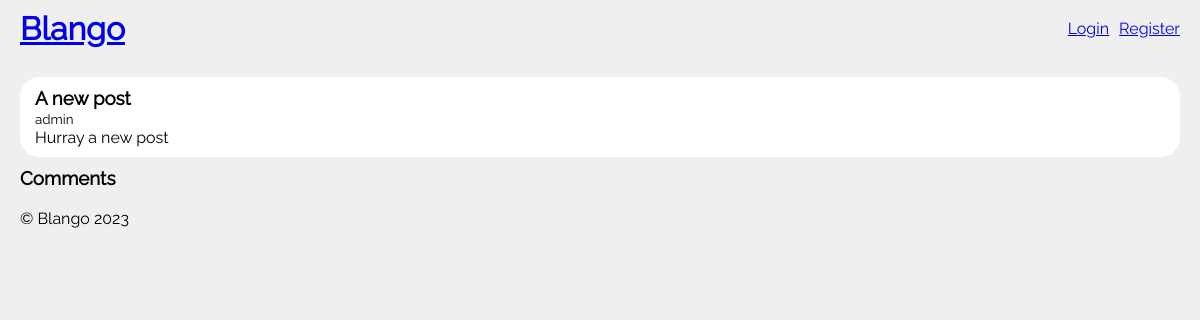
/post/1/, run on an earlier commit of the app's database.
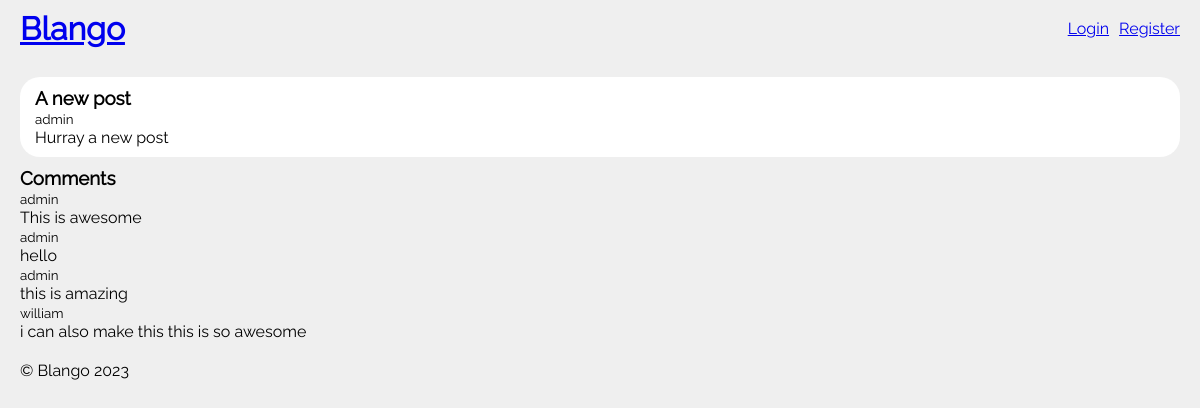
And on a later commit of the database.
### blog/models.py (models this page shows, shortened)
class Post(models.Model):
    title = models.CharField(max_length=255)
    author = models.ForeignKey(settings.AUTH_USER_MODEL, on_delete=models.CASCADE)
    body = models.TextField()

class Comment(models.Model):
    post = models.ForeignKey(Post, on_delete=models.CASCADE)
    author = models.ForeignKey(settings.AUTH_USER_MODEL, on_delete=models.CASCADE)
    body = models.TextField()

### accounts/models.py (models this page shows)
class User(AbstractUser):
    class Meta:
        db_table = "auth_user"

### blog/views.py (the view, shortened to what this page needs)
# urls.py: path("post/<int:pk>/", BlogDetailView.as_view(), name="post_detail"),
class BlogDetailView(DetailView):
    model = Post
    template_name = "post_detail.html"
    def get_context_data(self, **kwargs):
        context = super().get_context_data(**kwargs)
        context["comment_form"] = CommentForm()
        return context

### templates/post_detail.html (shortened to what this page needs)
{% extends "base.html" %}
{% block content %}
		<main>
			<div class="post">
				<h3>{{ post.title }}</h3>
				<span><small>{{ post.author }}</small></span>
				<p>{{ post.body }}</p>
			</div>
      <div class="comments">
        <h3>Comments</h3>
        {% for comment in post.comment_set.all %}
          <div class="comment">
            <span><small>{{ comment.author }}</small></span>
            <p>{{ comment.body }}</p>
          </div>
        {% endfor %}
      </div>
		</main>
{% endblock %}

### templates/base.html (shortened to what this page needs)
{% load static %}
<!DOCTYPE html>
<html lang="en">
	<head>
    <link href="{% static 'css/base.css' %}?v={% now 'U' %}" rel="stylesheet">
    <link href="{% static 'css/base_old.css' %}?v={% now 'U' %}" rel="stylesheet">
    <link href="{% static 'css/util.css' %}?v={% now 'U' %}" rel="stylesheet">
	</head>
	<body>
    {% include "header.html" %}
		{% block content %}{% endblock %}
    {% include "footer.html" %}
	</body>
</html>

### templates/header.html
  <header>
    <h1 class="brand"><a href="/">Blango</a></h1>
    <div class="flex gap-10">
      {% if user.is_authenticated %}
        <p>Hi, {{ user.username }}!</p>
        <a href="{% url 'post_create' %}">+New Blog Post</a>
        <a href="{% url 'logout' %}">Logout</a>
      {% else %}
        <a href="{% url 'login' %}">Login</a>
        <a href="{% url 'register' %}">Register</a>
      {% endif %}
    </div>
  </header>

### templates/footer.html
  <footer>
    &copy; Blango 2023
  </footer>

### static/css/base.css (style rules this page uses)
* { margin: 0; padding: 0; box-sizing: border-box; }
body { font-family: raleway; background-color: #efefef; }
header { display: flex; padding: 10px 20px; align-items: center; justify-content: space-between; }
.brand { font-size: 2em; font-weight: bold; }
main { padding: 10px 20px; }
footer { padding: 10px 20px; }
.post { padding: 10px 15px; margin: 10px 0px; border-radius: 20px; background-color: #ffffff; }

### static/css/base_old.css (style rules this page uses)
* { margin: 0; padding: 0; box-sizing: border-box; }
body { font-family: raleway; background-color: #efefef; }
header { display: flex; padding: 10px 20px; align-items: center; justify-content: space-between; }
.brand { font-size: 2em; font-weight: bold; }
main { padding: 10px 20px; }
footer { padding: 10px 20px; }
.post { padding: 10px 15px; margin: 10px 0px; border-radius: 20px; background-color: #ffffff; }

### static/css/util.css (style rules this page uses)
.flex { display: flex; }
.gap-10 { gap: 10px; }

What changed in the data, as far as the page shows it:
added Comment: author "admin", body "This is awesome"
added Comment: author "admin", body "hello"
added Comment: author "admin", body "this is amazing"
added Comment: author "william", body "i can also make this this is so awesome"
